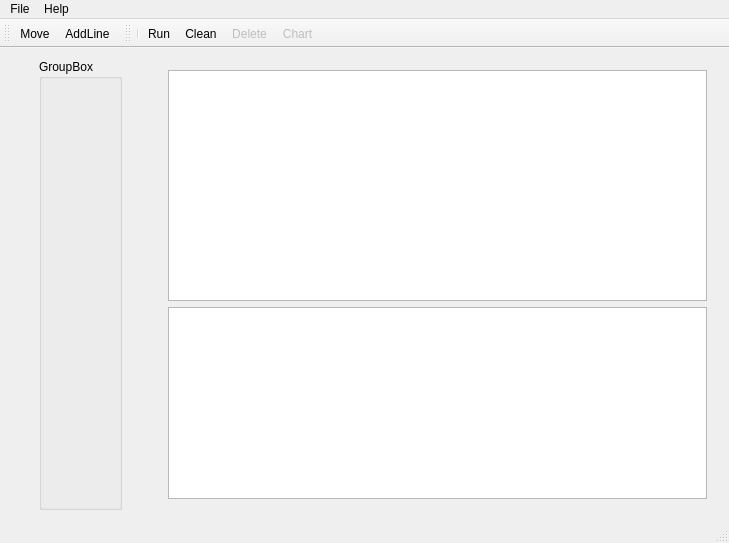
<?xml version="1.0" encoding="UTF-8"?>
<ui version="4.0">
 <class>MainWindow</class>
 <widget class="QMainWindow" name="MainWindow">
  <property name="geometry">
   <rect>
    <x>0</x>
    <y>0</y>
    <width>729</width>
    <height>543</height>
   </rect>
  </property>
  <property name="sizePolicy">
   <sizepolicy hsizetype="Expanding" vsizetype="Expanding">
    <horstretch>0</horstretch>
    <verstretch>0</verstretch>
   </sizepolicy>
  </property>
  <property name="windowTitle">
   <string>MainWindow</string>
  </property>
  <widget class="QWidget" name="centralWidget">
   <layout class="QHBoxLayout" name="horizontalLayout" stretch="2,8">
    <item alignment="Qt::AlignHCenter">
     <widget class="QGroupBox" name="groupBox">
      <property name="sizePolicy">
       <sizepolicy hsizetype="Expanding" vsizetype="Expanding">
        <horstretch>0</horstretch>
        <verstretch>0</verstretch>
       </sizepolicy>
      </property>
      <property name="title">
       <string>GroupBox</string>
      </property>
     </widget>
    </item>
    <item>
     <widget class="QWidget" name="widget" native="true">
      <layout class="QVBoxLayout" name="verticalLayout" stretch="4,0">
       <item>
        <widget class="QGraphicsView" name="graphicsView"/>
       </item>
       <item>
        <widget class="QTextBrowser" name="textBrowser"/>
       </item>
      </layout>
     </widget>
    </item>
   </layout>
  </widget>
  <widget class="QMenuBar" name="menuBar">
   <property name="geometry">
    <rect>
     <x>0</x>
     <y>0</y>
     <width>729</width>
     <height>21</height>
    </rect>
   </property>
   <widget class="QMenu" name="menuFile">
    <property name="title">
     <string>File</string>
    </property>
   </widget>
   <widget class="QMenu" name="menuHelp">
    <property name="title">
     <string>Help</string>
    </property>
   </widget>
   <addaction name="menuFile"/>
   <addaction name="menuHelp"/>
  </widget>
  <widget class="QToolBar" name="mainToolBar">
   <attribute name="toolBarArea">
    <enum>TopToolBarArea</enum>
   </attribute>
   <attribute name="toolBarBreak">
    <bool>false</bool>
   </attribute>
   <addaction name="actionMove"/>
   <addaction name="actionAddLine"/>
  </widget>
  <widget class="QStatusBar" name="statusBar"/>
  <widget class="QToolBar" name="toolBar">
   <property name="windowTitle">
    <string>toolBar</string>
   </property>
   <attribute name="toolBarArea">
    <enum>TopToolBarArea</enum>
   </attribute>
   <attribute name="toolBarBreak">
    <bool>false</bool>
   </attribute>
   <addaction name="separator"/>
   <addaction name="actionRun"/>
   <addaction name="actionClean"/>
   <addaction name="actionDelete"/>
   <addaction name="actionChart"/>
  </widget>
  <action name="actionMove">
   <property name="checkable">
    <bool>true</bool>
   </property>
   <property name="text">
    <string>Move</string>
   </property>
   <property name="toolTip">
    <string>&lt;html&gt;&lt;head/&gt;&lt;body&gt;&lt;p&gt;Swtich to moving mode&lt;/p&gt;&lt;/body&gt;&lt;/html&gt;</string>
   </property>
   <property name="shortcut">
    <string>Ctrl+M</string>
   </property>
  </action>
  <action name="actionAddLine">
   <property name="checkable">
    <bool>true</bool>
   </property>
   <property name="text">
    <string>AddLine</string>
   </property>
   <property name="toolTip">
    <string>&lt;html&gt;&lt;head/&gt;&lt;body&gt;&lt;p&gt;Allows to add connection between elements&lt;/p&gt;&lt;/body&gt;&lt;/html&gt;</string>
   </property>
   <property name="shortcut">
    <string>Ctrl+L</string>
   </property>
  </action>
  <action name="actionRun">
   <property name="text">
    <string>Run</string>
   </property>
   <property name="toolTip">
    <string>&lt;html&gt;&lt;head/&gt;&lt;body&gt;&lt;p&gt;Run created diagram&lt;/p&gt;&lt;/body&gt;&lt;/html&gt;</string>
   </property>
   <property name="shortcut">
    <string>Ctrl+R</string>
   </property>
  </action>
  <action name="actionDelete">
   <property name="enabled">
    <bool>false</bool>
   </property>
   <property name="text">
    <string>Delete</string>
   </property>
   <property name="toolTip">
    <string>&lt;html&gt;&lt;head/&gt;&lt;body&gt;&lt;p&gt;Delete marked item&lt;/p&gt;&lt;/body&gt;&lt;/html&gt;</string>
   </property>
   <property name="shortcut">
    <string>Del</string>
   </property>
  </action>
  <action name="actionClean">
   <property name="text">
    <string>Clean</string>
   </property>
   <property name="toolTip">
    <string>Cleans text field below</string>
   </property>
  </action>
  <action name="actionChart">
   <property name="enabled">
    <bool>false</bool>
   </property>
   <property name="text">
    <string>Chart</string>
   </property>
   <property name="toolTip">
    <string>Dispalys chart of  output vales</string>
   </property>
  </action>
 </widget>
 <layoutdefault spacing="6" margin="11"/>
 <resources/>
 <connections/>
</ui>
